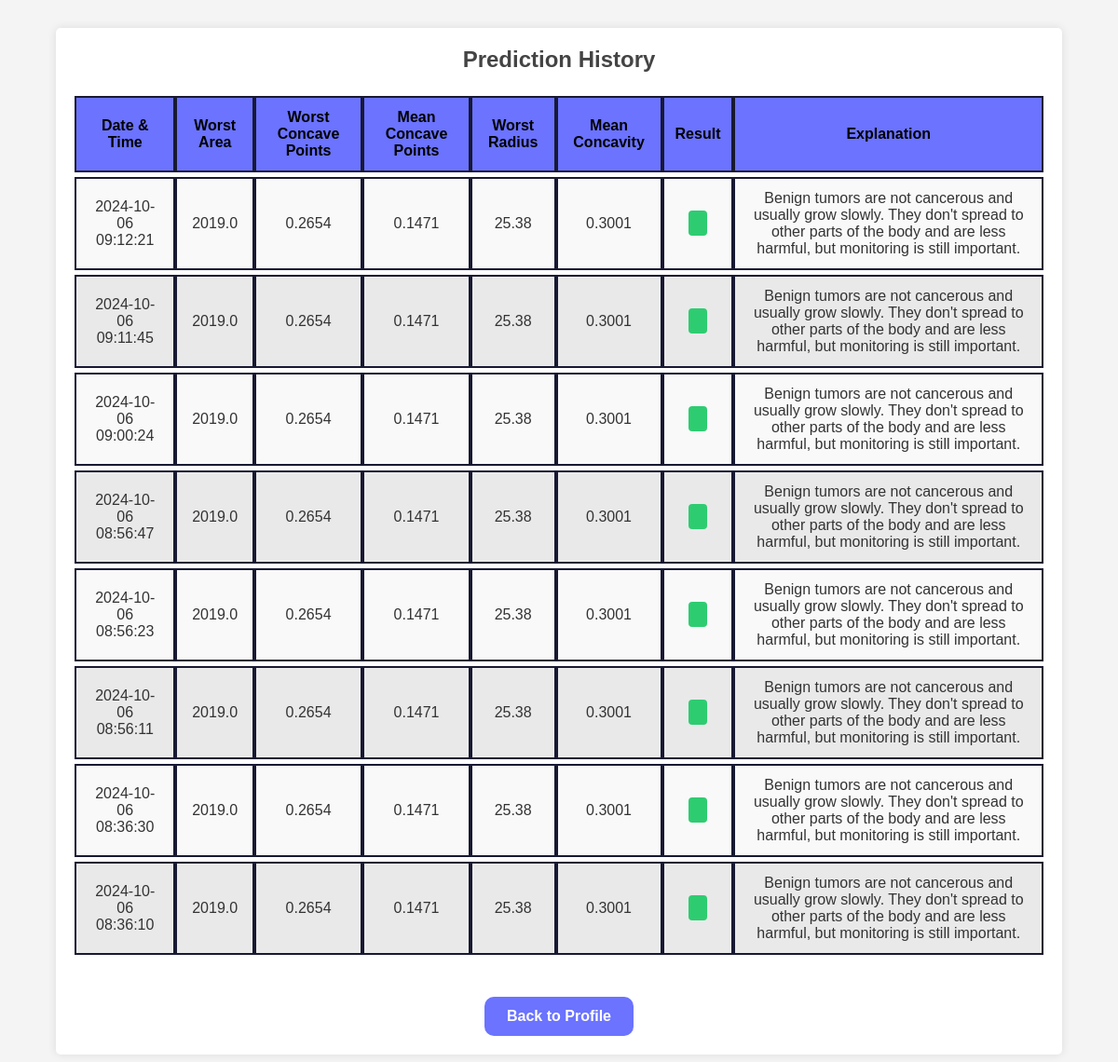
The page /history (signed in) on the database its author committed.
### app.py (models this page shows, shortened)
class PredictionHistory(db.Model):
    __tablename__ = 'prediction_history'
    id: Mapped[int] = mapped_column(Integer, primary_key=True)
    user_id: Mapped[int] = mapped_column(Integer, ForeignKey('user.id'), nullable=False)
    worst_area: Mapped[str] = mapped_column(String(50), nullable=False)
    worst_concave_points: Mapped[str] = mapped_column(String(50), nullable=False)
    mean_concave_points: Mapped[str] = mapped_column(String(50), nullable=False)
    worst_radius: Mapped[str] = mapped_column(String(50), nullable=False)
    mean_concavity: Mapped[str] = mapped_column(String(50), nullable=False)
    prediction: Mapped[str] = mapped_column(String(20), nullable=False)
    explanation: Mapped[str] = mapped_column(String(500), nullable=False)
    timestamp: Mapped[DATETIME] = mapped_column(DATETIME, default=func.now())
    user: Mapped['User'] = relationship(back_populates='predictions')

### app.py (the view)
@app.route('/history')
@login_required
def history():
    user_id = session['user_id']
    try:
        predictions = PredictionHistory.query.filter_by(user_id=user_id).order_by(PredictionHistory.timestamp.desc()).all()
        app.logger.info(f"Retrieved {len(predictions)} predictions for user_id {user_id}")
    except Exception as e:
        app.logger.error(f"Error retrieving prediction history: {e}")
        flash("An error occurred while retrieving your history. Please try again.", "danger")
        predictions = []
    return render_template('history.html', predictions=predictions)

### app.py (called while the page is built)
def login_required(f):
    @wraps(f)
    def decorator_function(*args,**kwargs):
        if 'user_id' not in session:
            flash(f"you must first login to access this page",'warning')
            return redirect(url_for('login'))
        return f(*args ,**kwargs)
    return decorator_function

### templates/history.html (shortened to what this page needs)
<!DOCTYPE html>
<html lang="en">
<head>
    <link rel="stylesheet" href="{{ url_for('static', filename='css/history.css') }}">
</head>
<body>
    <div class="container">
        <h2>Prediction History</h2>
        {% if predictions %}
            <table class="table table-striped">
                <thead>
                    <tr>
                        <th>Date & Time</th>
                        <th>Worst Area</th>
                        <th>Worst Concave Points</th>
                        <th>Mean Concave Points</th>
                        <th>Worst Radius</th>
                        <th>Mean Concavity</th>
                        <th>Result</th>
                        <th>Explanation</th>
                    </tr>
                </thead>
                <tbody>
                    {% for prediction in predictions %}
                        <tr>
                            <td>{{ prediction.timestamp.strftime('%Y-%m-%d %H:%M:%S') }}</td>
                            <td>{{ prediction.worst_area }}</td>
                            <td>{{ prediction.worst_concave_points }}</td>
                            <td>{{ prediction.mean_concave_points }}</td>
                            <td>{{ prediction.worst_radius }}</td>
                            <td>{{ prediction.mean_concavity }}</td>
                            <td>
                                {% if prediction.cancer_type == 'Malignant' %}
                                    <span class="badge badge-danger">{{ prediction.cancer_type }}</span>
                                {% else %}
                                    <span class="badge badge-success">{{ prediction.cancer_type }}</span>
                                {% endif %}
                            </td>
                            <td>{{ prediction.explanation }}</td>
                        </tr>
                    {% endfor %}
                </tbody>
            </table>
        {% else %}
            <p>You have no prediction history yet.</p>
        {% endif %}
        <div class="button-container">
            <a href="{{ url_for('profile') }}" class="btn">Back to Profile</a>
        </div>
    </div>
</body>
</html>

### static/css/history.css (style rules this page uses)
* { margin: 0; padding: 0; box-sizing: border-box; }
body { font-family: Arial, sans-serif; background-color: #f4f4f4; color: #333; }
.container { width: 90%; max-width: 1200px; margin: 30px auto; background-color: #fff; padding: 20px; box-shadow: 0 0 10px rgba(0, 0, 0, 0.1); border-radius: 5px; }
h2 { margin-bottom: 20px; color: #444; text-align: center; }
.table { width: 100%; border-collapse: separate; border-spacing: 0px 5px; }
.table thead { background-color: #6B73FF; color: #000000; }
.table th, .table td { padding: 12px; text-align: center; border: 2px solid #181932; }
.table-striped tbody tr { background-color: #f9f9f9; }
.table-striped tbody tr:nth-of-type(odd) { background-color: #f9f9f9; }
.table-striped tbody tr:nth-of-type(even) { background-color: #e9e9e9; }
.badge { padding: 5px 10px; border-radius: 4px; color: #fff; font-weight: bold; }
.badge-success { background-color: #2ecc71; }
.btn { display: inline-block; padding: 12px 24px; background-color: #6B73FF; color: #fff; text-decoration: none; border-radius: 10px; font-size: 1rem; font-weight: bold; transition: background-color 0.3s ease; border: none; cursor: pointer; margin-top: 20px; }
.button-container { text-align: center; margin-top: 20px; }

### rows shown on the page
PredictionHistory: timestamp "2024-10-06 09:12:21", worst_area "2019.0", worst_concave_points "0.2654", mean_concave_points "0.1471", worst_radius "25.38", mean_concavity "0.3001", explanation "Benign tumors are not cancerous and usually grow slowly. They don't spread to other parts of the body and are less harmful, but monitoring is still important."
PredictionHistory: timestamp "2024-10-06 09:11:45", worst_area "2019.0", worst_concave_points "0.2654", mean_concave_points "0.1471", worst_radius "25.38", mean_concavity "0.3001", explanation "Benign tumors are not cancerous and usually grow slowly. They don't spread to other parts of the body and are less harmful, but monitoring is still important."
PredictionHistory: timestamp "2024-10-06 09:00:24", worst_area "2019.0", worst_concave_points "0.2654", mean_concave_points "0.1471", worst_radius "25.38", mean_concavity "0.3001", explanation "Benign tumors are not cancerous and usually grow slowly. They don't spread to other parts of the body and are less harmful, but monitoring is still important."
PredictionHistory: timestamp "2024-10-06 08:56:47", worst_area "2019.0", worst_concave_points "0.2654", mean_concave_points "0.1471", worst_radius "25.38", mean_concavity "0.3001", explanation "Benign tumors are not cancerous and usually grow slowly. They don't spread to other parts of the body and are less harmful, but monitoring is still important."
PredictionHistory: timestamp "2024-10-06 08:56:23", worst_area "2019.0", worst_concave_points "0.2654", mean_concave_points "0.1471", worst_radius "25.38", mean_concavity "0.3001", explanation "Benign tumors are not cancerous and usually grow slowly. They don't spread to other parts of the body and are less harmful, but monitoring is still important."
PredictionHistory: timestamp "2024-10-06 08:56:11", worst_area "2019.0", worst_concave_points "0.2654", mean_concave_points "0.1471", worst_radius "25.38", mean_concavity "0.3001", explanation "Benign tumors are not cancerous and usually grow slowly. They don't spread to other parts of the body and are less harmful, but monitoring is still important."
PredictionHistory: timestamp "2024-10-06 08:36:30", worst_area "2019.0", worst_concave_points "0.2654", mean_concave_points "0.1471", worst_radius "25.38", mean_concavity "0.3001", explanation "Benign tumors are not cancerous and usually grow slowly. They don't spread to other parts of the body and are less harmful, but monitoring is still important."
PredictionHistory: timestamp "2024-10-06 08:36:10", worst_area "2019.0", worst_concave_points "0.2654", mean_concave_points "0.1471", worst_radius "25.38", mean_concavity "0.3001", explanation "Benign tumors are not cancerous and usually grow slowly. They don't spread to other parts of the body and are less harmful, but monitoring is still important."
